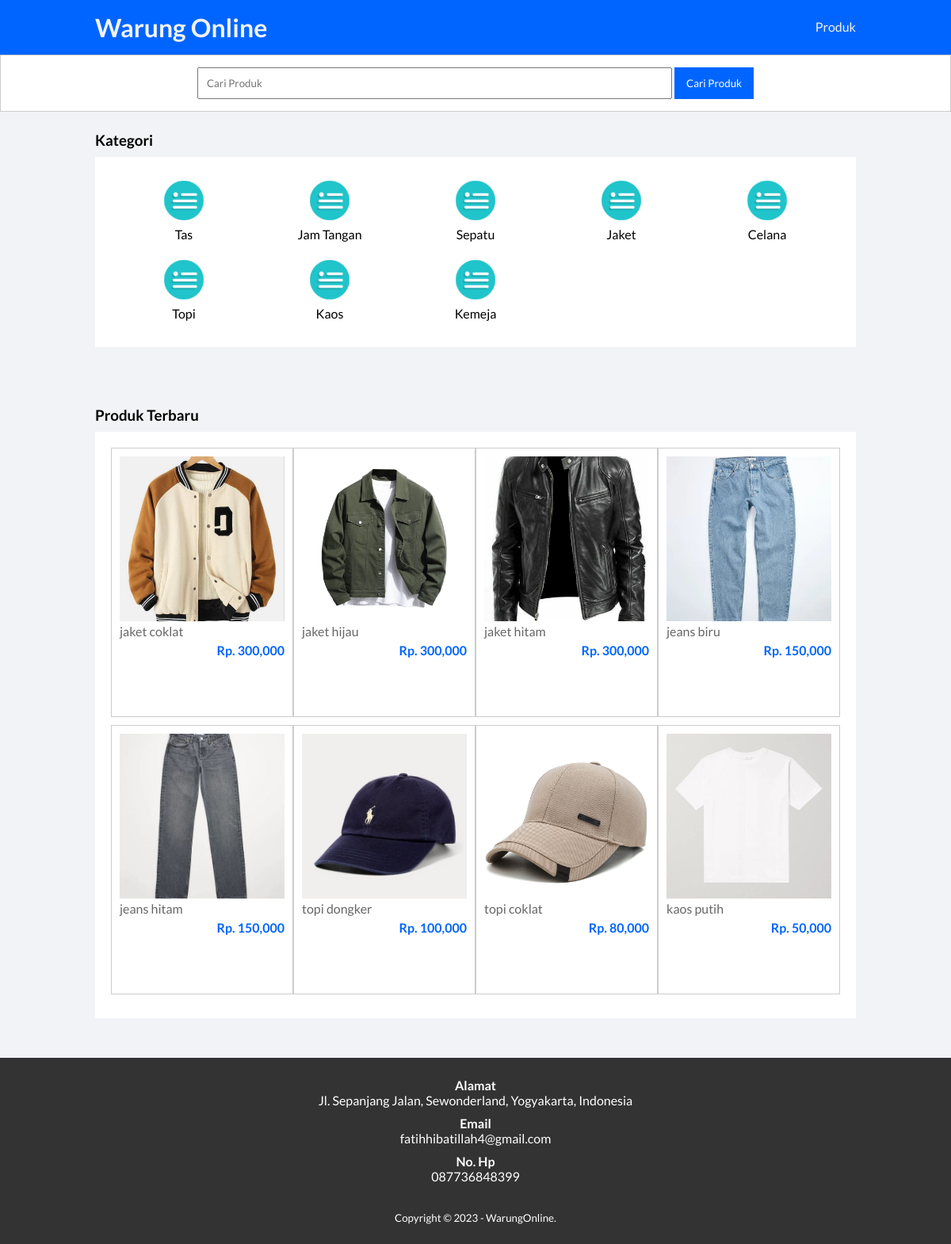
The page / on the database its author committed.
### tables this page shows
CREATE TABLE `tb_kategori` (
  `category_id` int(11) NOT NULL,
  `category_name` varchar(25) NOT NULL
);

CREATE TABLE `tb_product` (
  `product_id` int(11) NOT NULL,
  `category_id` int(11) NOT NULL,
  `product_name` varchar(100) NOT NULL,
  `product_price` int(11) NOT NULL,
  `product_description` text NOT NULL,
  `product_images` varchar(100) NOT NULL,
  `product_status` tinyint(1) NOT NULL,
  `date_created` timestamp NOT NULL DEFAULT current_timestamp()
);

### index.php (the view, shortened to what this page needs)
<?php
    include 'connect.php';
    $kontak = mysqli_query($conn, "SELECT * FROM tb_admin WHERE admin_id = 1");
    $a = mysqli_fetch_object($kontak);
?>
<!DOCTYPE html>
<html lang="en">
<head>
    <link rel="stylesheet" type="text/css" href="css/style.css">
</head>
<body>
    <header>
        <div class="container">
            <h1><a href="index.php">Warung Online</h1>
            <ul>
                <li><a href="produk.php">Produk</a></li>
            </ul>
        </div>
    </header>
    <div class="search">
		<div class="container">
			<form action="produk.php">
				<input type="text" name="search" placeholder="Cari Produk">
				<input type="submit" name="cari" value="Cari Produk">
			</form>
		</div>
	</div>
    <div class="section">
        <div class="container">
            <h3>Kategori</h3>
            <div class="box">
                <?php
                    $kategori = mysqli_query($conn, "SELECT * FROM tb_kategori ORDER BY category_id DESC");
                    if(mysqli_num_rows($kategori) > 0){
                        while($k = mysqli_fetch_array($kategori)){
                ?>
                    <a href="produk.php?kat=<?php echo $k['category_id'] ?>" >
                        <div class="col-5">
                            <img src="img/category-icon2.png" width="50px" style="margin-bottom:5px;">
                            <p><?php echo $k['category_name'] ?></p>
                        </div>
                    </a>
                <?php }}else{ ?>
                    <p>Kategori tidak ada</p>
                <?php } ?>
            </div>
        </div>
    </div>
    <div class="section">
        <div class="container">
            <h3>Produk Terbaru</h3>
            <div class="box">
                <?php
                    $produk = mysqli_query($conn, "SELECT * FROM tb_product WHERE product_status = 1 ORDER BY product_id DESC LIMIT 8");
                    if(mysqli_num_rows($produk) > 0){
                        while($p = mysqli_fetch_array($produk)){
                ?>
                    <a href="detail-produk.php?id=<?php echo $p['product_id'] ?>">
                        <div class="col-4">
                            <img src="produk/<?php echo $p['product_images'] ?>">
                            <p class="nama"><?php echo substr($p['product_name'], 0, 30) ?></p>
                            <p class="harga">Rp. <?php echo number_format($p['product_price']) ?></p>
                        </div>
                    </a>
                <?php }}else{ ?>
                    <p>Produk tidak ada</p>
                <?php } ?>
            </div>
        </div>
    </div>
    <div class="footer">
        <div class="container">
            <h4>Alamat</h4>
            <p><?php echo $a->admin_address ?></p>
            <h4>Email</h4>
            <p><?php echo $a->admin_email ?></p>
            <h4>No. Hp</h4>
            <p><?php echo $a->admin_telp ?></p>
            <small>Copyright &copy; 2023 - WarungOnline.</small>
        </div>
    </div>
</body>
</html>

### css/style.css (style rules this page uses)
* { padding:0; margin:0; font-family: 'Lato', sans-serif; }
* { color: inherit; text-decoration: none; }
body { background-color: #f2f3f7; }
header { background-color: #0065ff; color: #f2f3f7; }
header h1 { float: left; padding: 15px 0; }
header ul { float: right; }
header ul li { display: inline-block; }
header ul li a { padding: 20px 0 20px 15px; display: inline-block; }
.container { width: 80%; margin: auto; }
.container:after { content: ''; display:block; clear:both; }
.section { padding: 25px 0; }
.box { background-color: #fff; border: none; padding: 20px ; box-sizing: border-box; margin: 10px 0 25px 0; }
.box:after { content: ''; display: block; clear: both; }
.search { padding: 15px 0; background-color: #fff; border:1px solid #ccc; text-align: center; }
.search input[type=text] { width: 60%; padding: 10px; }
.search input[type=submit] { padding: 12px 15px; background-color: #0065ff; color: #fff; border: none; cursor: pointer; }
.col-5 { width: 20%; height: 100px; text-align: center; float: left; padding: 10px; box-sizing: border-box; }
.col-4 { width: 25%; height: 340px; border: 1px solid #ccc; float: left; padding: 10px; box-sizing: border-box; margin-bottom: 10px; }
.col-4 img { width: 100%; }
.col-4 .nama { color: #666; margin-bottom: 5px; }
.col-4 .harga { font-weight: bold; color: #0065ff; float: right; }
.footer { padding: 25px 0; background-color: #333; color: #fff; text-align: center; }
.footer p { margin-bottom: 10px; }
.footer small { margin-top: 25px; display: inline-block; }

### rows shown on the page
tb_kategori: category_name "Tas"
tb_kategori: category_name "Jam Tangan"
tb_kategori: category_name "Sepatu"
tb_kategori: category_name "Jaket"
tb_kategori: category_name "Celana"
tb_kategori: category_name "Topi"
tb_kategori: category_name "Kaos"
tb_kategori: category_name "Kemeja"
tb_product: product_images (picture), product_name "jaket coklat", product_price "300,000"
tb_product: product_images (picture), product_name "jaket hijau", product_price "300,000"
tb_product: product_images (picture), product_name "jaket hitam", product_price "300,000"
tb_product: product_images (picture), product_name "jeans biru", product_price "150,000"
tb_product: product_images (picture), product_name "jeans hitam", product_price "150,000"
tb_product: product_images (picture), product_name "topi dongker", product_price "100,000"
tb_product: product_images (picture), product_name "topi coklat", product_price "80,000"
tb_product: product_images (picture), product_name "kaos putih", product_price "50,000"

### other values the page prints
$a->admin_address "Jl. Sepanjang Jalan, Sewonderland, Yogyakarta, Indonesia"
$a->admin_email "fatihhibatillah4@gmail.com"
$a->admin_telp "087736848399"
